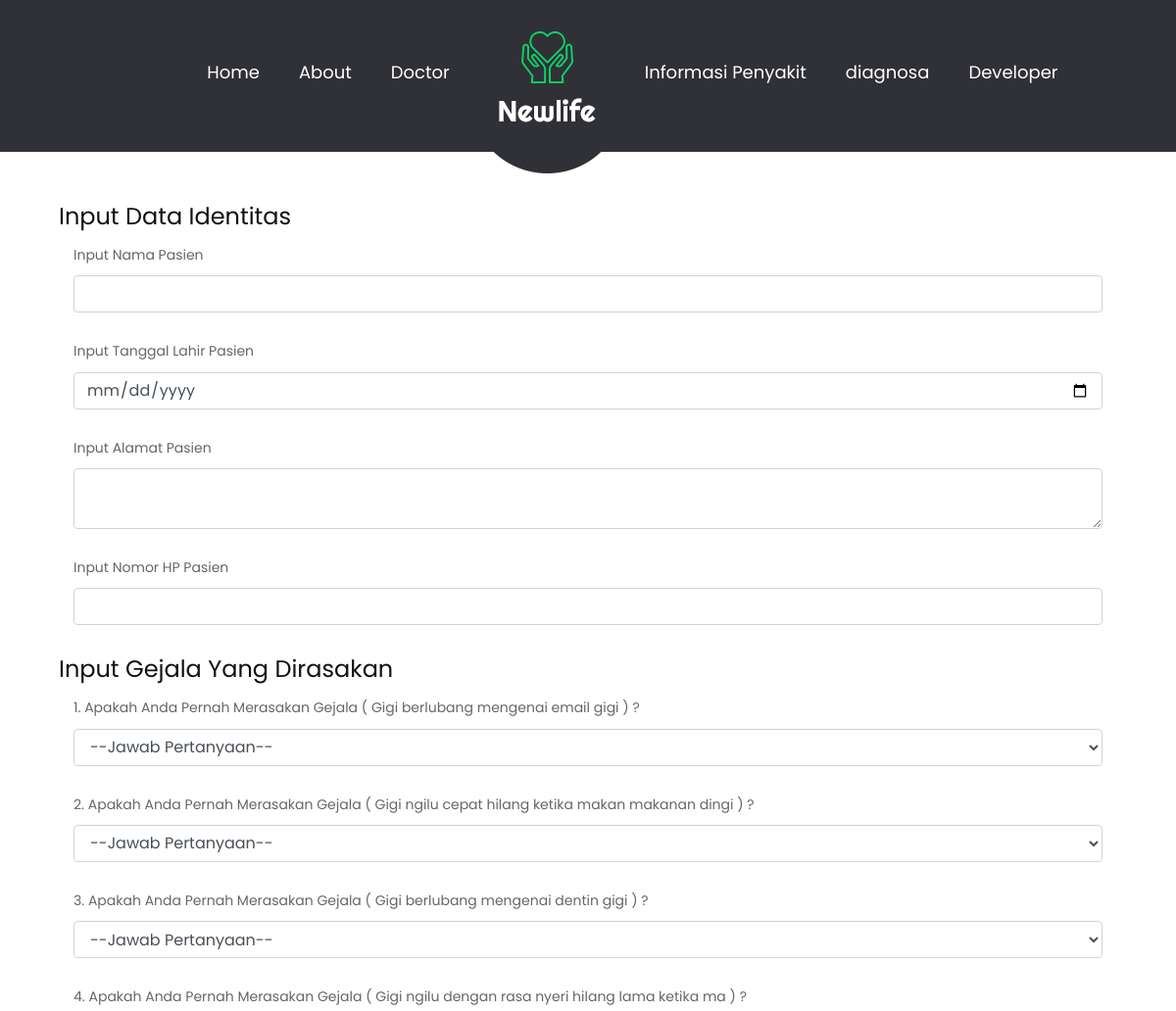
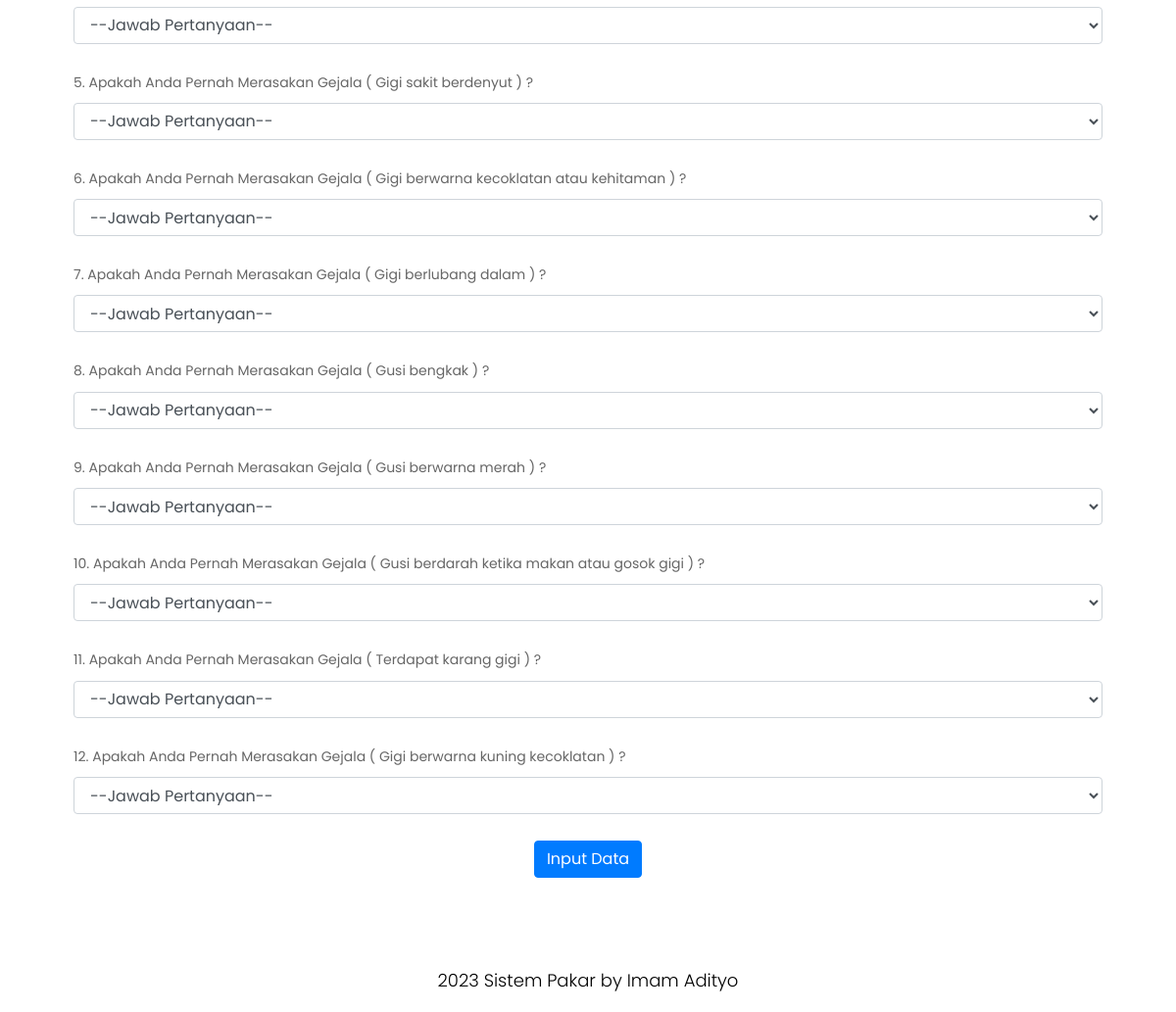
Screenshot of /?p=diagnosa with the database file from the repository (2 pictures, top to bottom).
### tables this page shows
CREATE TABLE `gejala` (
  `idg` int(11) NOT NULL,
  `idadmin` int(11) NOT NULL,
  `kode_g` varchar(10) NOT NULL,
  `nama_g` varchar(50) NOT NULL
);

### diagnosa.php (the view, shortened to what this page needs)
<div class="container py-4 py-xl-5">
    <div class="col-md-12 col-md-offset-2">
        <form class="form-horizontal custom-form" method="post" action="">
            <h1>Input Data Identitas</h1>
            <div class="form-group">
                <div class="col-sm-4 label-column">
                    <label class="control-label" for="name-input-field">Input Nama Pasien </label>
                </div>
                <div class="col-sm-12 input-column"><input class="form-control" type="text" name="nama"></div>
            </div>
            <div class="form-group">
                <div class="col-sm-4 label-column">
                    <label class="control-label" for="name-input-field">Input Tanggal Lahir Pasien </label>
                </div>
                <div class="col-sm-12 input-column"><input class="form-control" type="date" name="tanggal"></div>
            </div>
            <div class="form-group">
                <div class="col-sm-4 label-column">
                    <label class="control-label" for="name-input-field">Input Alamat Pasien </label>
                </div>
                <div class="col-sm-12 input-column"><textarea class="form-control" name="alamat"></textarea></div>
            </div>
            <div class="form-group">
                <div class="col-sm-4 label-column">
                    <label class="control-label" for="name-input-field">Input Nomor HP Pasien </label>
                </div>
                <div class="col-sm-12 input-column"><input class="form-control" type="text" name="nohp"></div>
            </div>
            <h1>Input Gejala Yang Dirasakan</h1>
            <?php
            $no = 1;
            $query = mysqli_query($kon, "SELECT * FROM gejala ORDER BY idg ASC ")
                or die('Ada kesalahan pada query tampil Data barang: ' . mysqli_error($kon));
            while ($data = mysqli_fetch_assoc($query)) {
            ?>
                <div class="form-group">
                    <div class="col-sm-12 label-column">
                        <label class="control-label" for="name-input-field">
                            <?php echo $no . ". Apakah Anda Pernah Merasakan Gejala ( " . $data['nama_g'] . " ) ?" ?>
                        </label>
                    </div>
                    <div class="col-sm-12 input-column">
                        <select class="form-control" name="kode_g[]">
                            <option>--Jawab Pertanyaan--</option>
                        </select>
                    </div>
                </div>
            <?php $no++;
            } ?>
            <center>
                <input class="btn btn-primary submit-button" type="submit" name="simpan" value="Input Data">
            </center>
        </form>
    </div>
</div>
<br>

### index.php (shortened to what this page needs)
<?php
include "db/koneksi.php";
?>
<!DOCTYPE html>
<html lang="en">
<head>
    <link rel="stylesheet" href="assets/bootstrap/css/bootstrap.min.css">
    <link rel="stylesheet" href="assets/fonts/ionicons.min.css">
    <link rel="stylesheet" href="assets/css/Articles-Cards.css">
    <link rel="stylesheet" href="assets/css/dh-row-text-image-right-responsive.css">
    <link rel="stylesheet" href="assets/css/Features-Centered-Icons.css">
    <link rel="stylesheet" href="assets/css/gradient-navbar-1.css">
    <link rel="stylesheet" href="assets/css/gradient-navbar.css">
    <link rel="stylesheet" href="assets/css/styles.css">
    <link rel="stylesheet" href="assets/css/bootstrap.min.css">
    <link rel="stylesheet" href="assets/css/style.css">
    <link rel="stylesheet" href="assets/css/responsive.css">
    <link rel="stylesheet" href="assets/css/jquery.mCustomScrollbar.min.css">
    <link rel="stylesheet" href="https://netdna.bootstrapcdn.com/font-awesome/4.0.3/css/font-awesome.css">
    <link rel="stylesheet" href="assets/css/owl.carousel.min.css">
    <link rel="stylesheet" href="assets/css/owl.theme.default.min.css">
    <link rel="stylesheet" href="https://cdnjs.cloudflare.com/ajax/libs/fancybox/2.1.5/jquery.fancybox.min.css" media="screen">
</head>
<body>
    <?php include "navbar.php";
    if ($_GET["p"] == "diagnosa") {
        include "diagnosa.php";
    } elseif ($_GET["p"] == "proses") {
        include "proses.php";
    } elseif ($_GET["p"] == "informasi") {
        include "informasi.php";
    } elseif ($_GET["p"] == "help") {
        include "help.php";
    } elseif ($_GET["p"] == "detail") {
        include "detail.php";
    } elseif ($_GET["p"] == "dokter") {
        include "dokter.php";
    } elseif ($_GET["p"] == "developer") {
        include "developer.php";
    } elseif ($_GET["p"] == "about") {
        include "about.php";
    } elseif ($_GET["p"] == "dokterinfo") {
        include "dokterinfo.php";
    } else {
        include "home.php";
    }
    ?>
    <div class="copyright_section">
        <div class="container">
            <p class="copyright">2023 Sistem Pakar by Imam Adityo</p>
        </div>
    </div>
</body>
</html>

### navbar.php (shortened to what this page needs)
<div class="header_section">
    <nav class="destop_header navbar navbar-expand-lg navbar-light bg-light">
        <div class="collapse navbar-collapse" id="navbarSupportedContent">
            <ul class="navbar-nav mr-auto">
                <li class="nav-item">
                    <a class="nav-link" href="index.php">Home</a>
                </li>
                <li class="nav-item">
                    <a class="nav-link" href="?p=about">About</a>
                </li>
                <li class="nav-item">
                    <a class="nav-link" href="?p=dokter">Doctor</a>
                </li>
                <li class="nav-item">
                    <a class="logo_main" href="index.php"><img src="assets/images/logo.png"></a>
                </li>
                <li class="nav-item">
                    <a class="nav-link" href="?p=informasi">Informasi Penyakit</a>
                </li>
                <li class=" nav-item">
                    <a class="nav-link" href="?p=diagnosa">diagnosa</a>
                </li>
                <li class="nav-item">
                    <a class="nav-link" href="?p=developer">Developer</a>
                </li>
            </ul>
        </div>
    </nav>
</div>

### assets/css/dh-row-text-image-right-responsive.css (style rules this page uses)
.dh-header-non-rectangular-container h1, p { color: white; font-weight: bold; }

### assets/css/style.css (style rules this page uses)
* { box-sizing: border-box !important; transition: ease all 0.5s; }
html { scroll-behavior: smooth; }
body { color: #666666; font-size: 14px; font-family:Poppins; line-height: 1.80857; font-weight: normal; overflow-x: hidden; }
a { color: #1f1f1f; text-decoration: none !important; outline: none !important; -webkit-transition: all .3s ease-in-out; -moz-transition: all .3s ease-in-out; -ms-transition: all .3s ease-in-out; -o-transition: all .3s ease-in-out; transition: all .3s ease-in-out; }
h1, h2, h3, h4, h5, h6 { letter-spacing: 0; font-weight: normal; position: relative; padding: 0 0 10px 0; font-weight: normal; line-height: normal; color: #111111; margin: 0 }
h1 { font-size: 24px }
*, *::after, *::before { -webkit-box-sizing: border-box; -moz-box-sizing: border-box; box-sizing: border-box; }
ul, li, ol { margin: 0px; padding: 0px; list-style: none; }
p { margin: 20px; font-weight: 300; font-size: 15px; line-height: 24px; }
a { color: #222222; text-decoration: none; outline: none !important; }
a, .btn { text-decoration: none !important; outline: none !important; -webkit-transition: all .3s ease-in-out; -moz-transition: all .3s ease-in-out; -ms-transition: all .3s ease-in-out; -o-transition: all .3s ease-in-out; transition: all .3s ease-in-out; }
img { max-width: 100%; height: auto; }
.navbar-light .navbar-nav .nav-link { color: #ffffff; font-size: 18px; }
.bg-light { background-color: #303137 !important; height: 155px; }
.navbar-expand-lg .navbar-nav .nav-link { padding-right: 20px; padding-left: 20px; padding-top: 60px; }
.logo_main { position: relative; top: 20px; z-index: 1; }
.form-group { margin-bottom: 27px; }
.copyright_section { width: 100%; float: left; background-color: #ffffff; height: auto; }
.copyright { width: 100%; float: left; font-size: 18px; color: #000; text-align: center; margin-left: 0; }

### rows the page displays
gejala: nama_g "Gigi berlubang mengenai email gigi"
gejala: nama_g "Gigi ngilu cepat hilang ketika makan makanan dingi"
gejala: nama_g "Gigi berlubang mengenai dentin gigi"
gejala: nama_g "Gigi ngilu dengan rasa nyeri hilang lama ketika ma"
gejala: nama_g "Gigi sakit berdenyut"
gejala: nama_g "Gigi berwarna kecoklatan atau kehitaman"
gejala: nama_g "Gigi berlubang dalam"
gejala: nama_g "Gusi bengkak"
gejala: nama_g "Gusi berwarna merah"
gejala: nama_g "Gusi berdarah ketika makan atau gosok gigi"
gejala: nama_g "Terdapat karang gigi"
gejala: nama_g "Gigi berwarna kuning kecoklatan"
